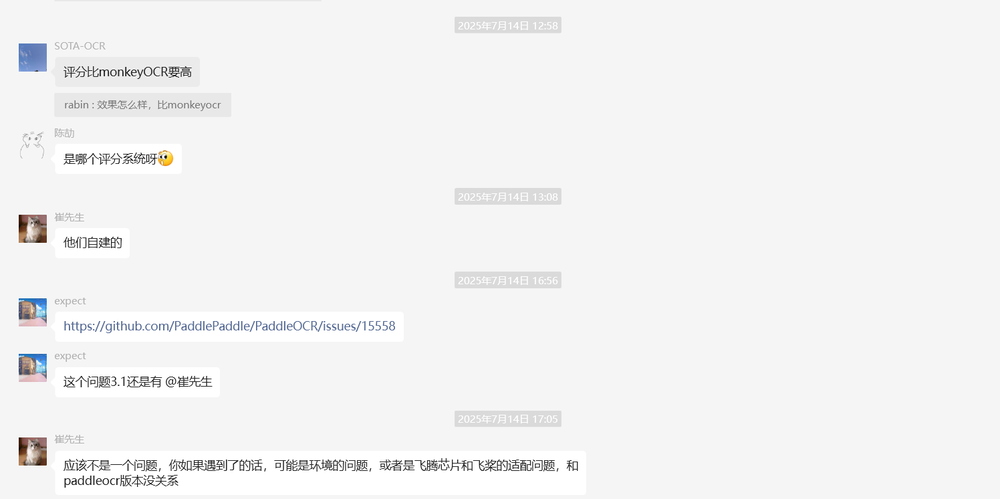
#> input picture touxiang/test_images/images_6.png, 1000 x 499 px, shrunk from 1496 x 746 before the run
$ python -i process_avatar.py   (imports and definitions only)
#> lines starting #> are read from the running program, lines starting #| are printed output that depends on the picture; after the words box and inside, x2 and y2 are one past the last pixel; in counts of white or black regions, pixels touching at a corner belong together
import cv2
import numpy as np

# 全局变量，用于存储每个slice的x_croped值
slice_x_croped_values = {}


def preprocess_image(image_path):
    """
    预处理图像：读取、转灰度、模糊、二值化

    Args:
        image_path (str): 图像文件路径

    Returns:
        tuple: (原图, 二值化图像)
    """
#> called with image_path = 'touxiang/test_images/images_6.png'
    # 读取图像
    if isinstance(image_path, str):
        img = cv2.imread(image_path)
#> img is the input picture: shape (499, 1000, 3); mean B, G, R 242.6, 242.5, 242.5
    else:
        img = image_path
    if img is None:
        raise ValueError(f"无法读取图像: {image_path}")

    # 转灰度
    gray = cv2.cvtColor(img, cv2.COLOR_BGR2GRAY)

    # 高斯模糊去噪
    blurred = cv2.GaussianBlur(gray, (5, 5), 0)

    # 二值化（使用 Otsu 自动阈值）
    # _, binary = cv2.threshold(blurred, 0, 255, cv2.THRESH_BINARY + cv2.THRESH_OTSU)
    _, binary = cv2.threshold(blurred, 230, 255, cv2.THRESH_BINARY)
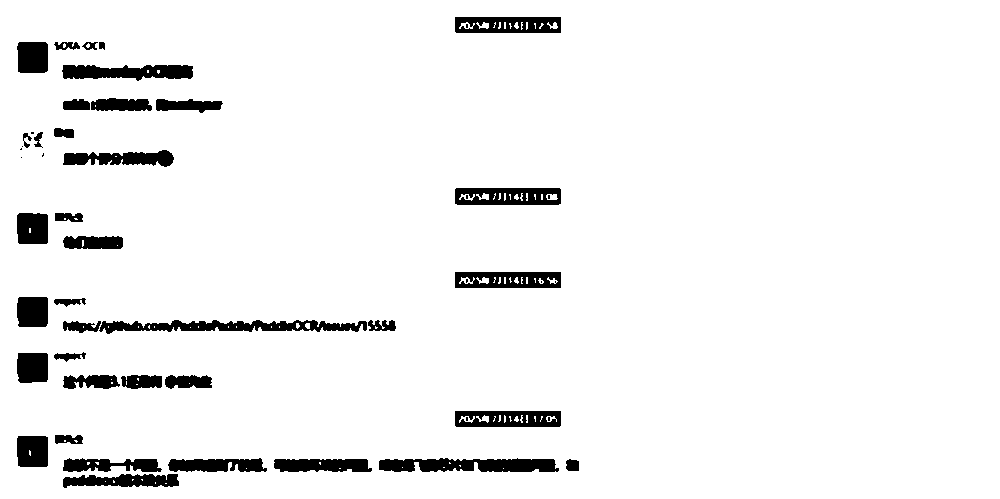
#> binary: shape (499, 1000); 94.5% white; 49 black regions (12 under 20 px), largest, box (x1, y1, x2, y2) and area: (99, 320, 367, 334) 2108, (379, 458, 559, 472) 2024, (62, 65, 193, 81) 1544


    # 反转颜色（头像通常是深色背景）
    binary = 255 - binary
#> binary: shape (499, 1000); 5.5% white; 49 white regions (12 under 20 px)

    return img, binary

target_boxes = []

def extract_contours_and_rects(binary_img, img):
    """
    提取轮廓并计算外接矩形

    Args:
        binary_img: 二值化图像

    Returns:
        list: 按面积排序的外接矩形列表 [(x, y, w, h), ...]
    """
    # 查找轮廓
    contours, _ = cv2.findContours(binary_img, cv2.RETR_EXTERNAL, cv2.CHAIN_APPROX_SIMPLE)
#> contours = 42 contours, 5 with area under 20; largest, box (x1, y1, x2, y2) and area: (99, 320, 367, 334) 1861, (379, 458, 559, 472) 1828, (455, 188, 561, 205) 1676, (455, 272, 561, 288) 1575, (455, 17, 561, 33) 1574

    # 计算所有轮廓的外接矩形
    rects = []
    for cnt in contours:
        x, y, w, h = cv2.boundingRect(cnt)
        rects.append((x, y, w, h))
#> this loop made 42 passes
#> (x, y, w, h) on passes 1 to 12: (63, 474, 116, 14), (566, 459, 13, 12), (274, 459, 98, 13), (379, 458, 180, 14), (168, 458, 99, 14), (63, 458, 99, 14), (17, 436, 31, 31), (55, 435, 28, 9), (455, 411, 106, 16), (165, 375, 47, 14), (121, 375, 41, 14), (63, 375, 57, 14)
#> (cnt, x, y, w, h) on passes 20, 28, 32: ([[455, 272], [455, 287], [560, 287], [560, 272]], 455, 272, 106, 16), ([[21, 148], [20, 149], [21, 149]], 20, 148, 2, 2), ([[31, 132], [31, 133], [33, 133], [33, 132]], 31, 132, 3, 2)
#> after the loop, rects = 42 items, first 6: (63, 474, 116, 14), (566, 459, 13, 12), (274, 459, 98, 13), (379, 458, 180, 14), (168, 458, 99, 14), (63, 458, 99, 14)

    #
    # 按面积从大到小排序
    rects = sorted(rects, key=lambda box: box[2] * box[3], reverse=True)
#> rects = 42 items, first 6: (99, 320, 268, 14), (379, 458, 180, 14), (62, 65, 131, 16), (63, 150, 111, 17), (455, 188, 106, 17), (455, 411, 106, 16)
    # 将这些外接矩形画到原图中（用于调试或可视化）
    # 注意：此处假设原图变量名为 img，如果没有可传参或略作修改
    # 这里只做演示，实际调用时请确保 img 已定义
    # import cv2  # 如果未导入请在文件头部导入
    result_img = img.copy()
    for (x, y, w, h) in rects:
        cv2.rectangle(result_img, (x, y), (x + w, y + h), (0, 255, 0), 2)
#> this loop made 42 passes
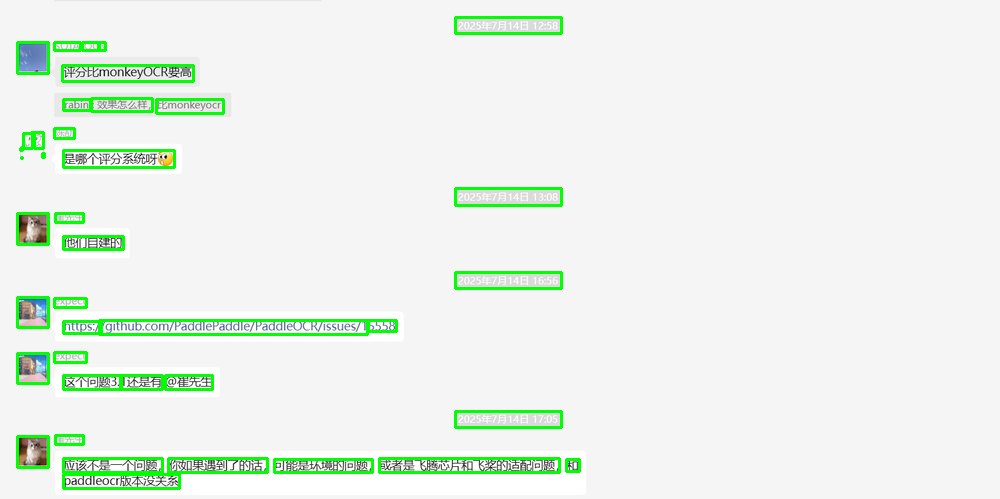
#> result_img: shape (499, 1000, 3); 3.4% of pixels changed, all inside (x1, y1, x2, y2) = (16, 16, 581, 490)
    cv2.imwrite("output_images/rects_visualization.jpg", result_img)
    # pass


    if rects:
        # 新逻辑：先在rects中找最左侧的所有框（x坐标最小），判断这些框是否都严格逼近正方形（宽高比在0.9~1.1之间）
        # 如果是，则在这些框中选面积最大的用于x_croped
        # 否则，找左侧第二小x的所有框，重复上述逻辑
        # 若都不满足，则降级为原逻辑：取最左侧的框
        import numpy as np
        x_croped = 0  # 默认值，防止未赋值报错

        def is_strict_square(r):
            ratio = r[2] / r[3] if r[3] != 0 else 0
            return 0.9 <= ratio <= 1.1 or 0.9 <= (1/ratio) <= 1.1

        if rects:
            # 1. 取所有x坐标并排序，找到前三个不同的x坐标值
            x_list = [r[0] for r in rects]
#> x_list = 42 values, max 566 at index 32, min 17 at index 12, mean 130.8
            unique_x = sorted(set(x_list))
#> unique_x = [17, 20, 21, 22, 23, 31, 34, 42, 54, 55, 62, 63, 82, 91, 99, 121, 156, 165, 168, 274, 368, 379, 455, 566]

            # 取前三个x坐标值（如果不足3个就取全部）
            top_3_x = unique_x[:3]
#> top_3_x = [17, 20, 21]
            print(f"左侧前三个x坐标值: {top_3_x}")
#| 左侧前三个x坐标值: [17, 20, 21]

            # 2. 挑选出左侧前三的所有框（包括x坐标相等的框）
            left_top3_rects = [r for r in rects if r[0] in top_3_x]
#> left_top3_rects = [(17, 436, 31, 31), (17, 213, 31, 31), (17, 42, 31, 31), (17, 353, 31, 30), (17, 297, 31, 30), (20, 148, 2, 2), (21, 157, 1, 1)]
            print(f"左侧前三的框总数: {len(left_top3_rects)}")
#| 左侧前三的框总数: 7

            # 3. 筛选掉不严格趋于正方形的框
            square_rects = [r for r in left_top3_rects if is_strict_square(r)]
#> square_rects has the same summary as left_top3_rects
            print(f"严格趋于正方形的框数量: {len(square_rects)}")
#| 严格趋于正方形的框数量: 7

            # 4. 在剩余框中选择面积最大的作为target_box
            if square_rects:
                target_box = max(square_rects, key=lambda r: r[2] * r[3])
#> target_box = (17, 436, 31, 31)
                x_croped = target_box[0] + target_box[2] + 3
#> x_croped = 51
                print(f"选中的target_box: x={target_box[0]}, y={target_box[1]}, w={target_box[2]}, h={target_box[3]}, 面积={target_box[2]*target_box[3]}")
#| 选中的target_box: x=17, y=436, w=31, h=31, 面积=961
            else:
                # 降级处理：如果没有严格正方形的框，从所有框中选择最左侧的
                print("警告: 没有找到严格趋于正方形的框，降级为选择最左侧的框")
                target_box = min(rects, key=lambda r: r[0])
                x_croped = target_box[0] + target_box[2] + 3
            # img_square = img.copy()
            # 将用于形成x_croped的target_box画出来
            # target_boxes.append(target_box)
            x, y, w, h = target_box
#> x = 17; y = 436; w = 31; h = 31
            img_square = img.copy()
            cv2.rectangle(img_square, (x, y), (x + w, y + h), (0, 0, 255), 3)
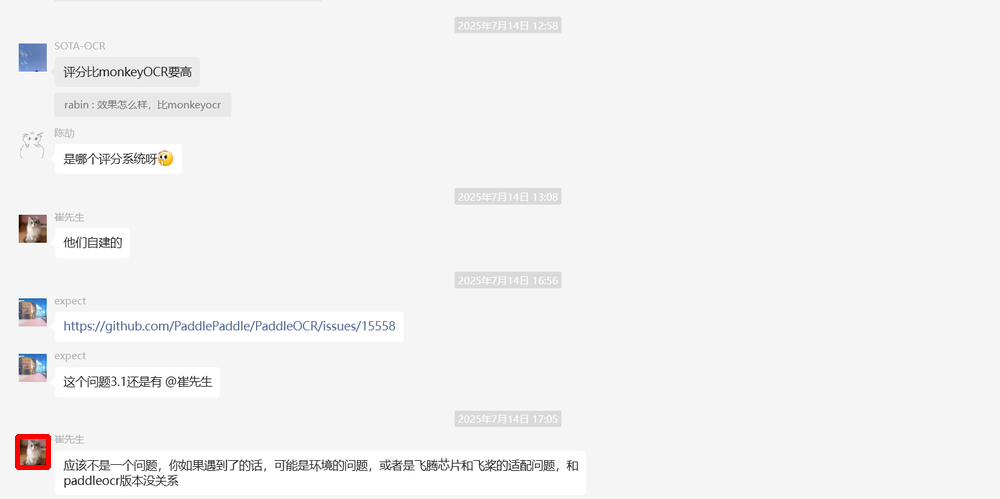
#> img_square: shape (499, 1000, 3); 0.12% of pixels changed, all inside (x1, y1, x2, y2) = (15, 434, 51, 470)
            print(f"用于形成x_croped的框: {target_box}")
#| 用于形成x_croped的框: (17, 436, 31, 31)
            cv2.imwrite("output_images/x_croped_target_box.jpg", img_square)

            # print("最左侧的前三个近似正方形的框已画出，保存为 leftmost_three_square_rects.jpg")
        else:
            print("未找到近似正方形的框")
    else:
        print("没有检测到任何外接矩形")


    return rects,x_croped,target_box


# [308 lines left out: functions extract_contours_and_rects_croped, calculate_iou, apply_nms, should_merge, merge_boxes, merge_nearby_boxes and 3 more, not called in this run]

def preprocess_and_crop_image_v2(image_path):
    """
    预处理图像并裁剪出感兴趣区域

    Args:
        image_path (str): 图像文件路径
        index (int): 索引值，用于标识处理的图像

    Returns:
        tuple: (裁剪后的图像, 裁剪后图像的二值化结果, 检测到的矩形区域)
    """
    # global slice_x_croped_values

    # 图像预处理
    img, binary = preprocess_image(image_path)

    # 保存中间结果
    cv2.imwrite("./output_images/binary_ori.png", 255 - binary)  # 保存原始二值化图像
    cv2.imwrite("./output_images/binary_reversed_ori.png", binary)  # 保存反转后的二值化图像

    # 对binary进行闭运算（先膨胀后腐蚀，填补小黑洞）
    # kernel = cv2.getStructuringElement(cv2.MORPH_RECT, (3, 3))
    # binary = cv2.morphologyEx(binary, cv2.MORPH_CLOSE, kernel)
    # cv2.imwrite("output_images/binary_closed_ori.png", binary)

    # 提取轮廓和外接矩形
    rects, x_croped, target_box = extract_contours_and_rects(binary, img)
#> x_croped = 51; target_box = (17, 436, 31, 31)
    # print(f"检测到 {len(rects)} 个候选区域")

    # # 存储每个slice的x_croped值
    # # slice_x_croped_values[index] = target_box
    # # print(f"Slice {index} 的x_croped值: {x_croped}")

    # croped_image = img[0:img.shape[0], 0:x_croped]
    # cv2.imwrite("output_images/croped_image_ori.jpg", croped_image)


    return rects

# [171 lines left out: functions preprocess_and_crop_image_xiao, process_avatar, process_avatar_v2, not called in this run]

# [2 lines not run here, left out]

>>> result = preprocess_and_crop_image_v2('touxiang/test_images/images_6.png')
#> result has the same summary as rects in extract_contours_and_rects
